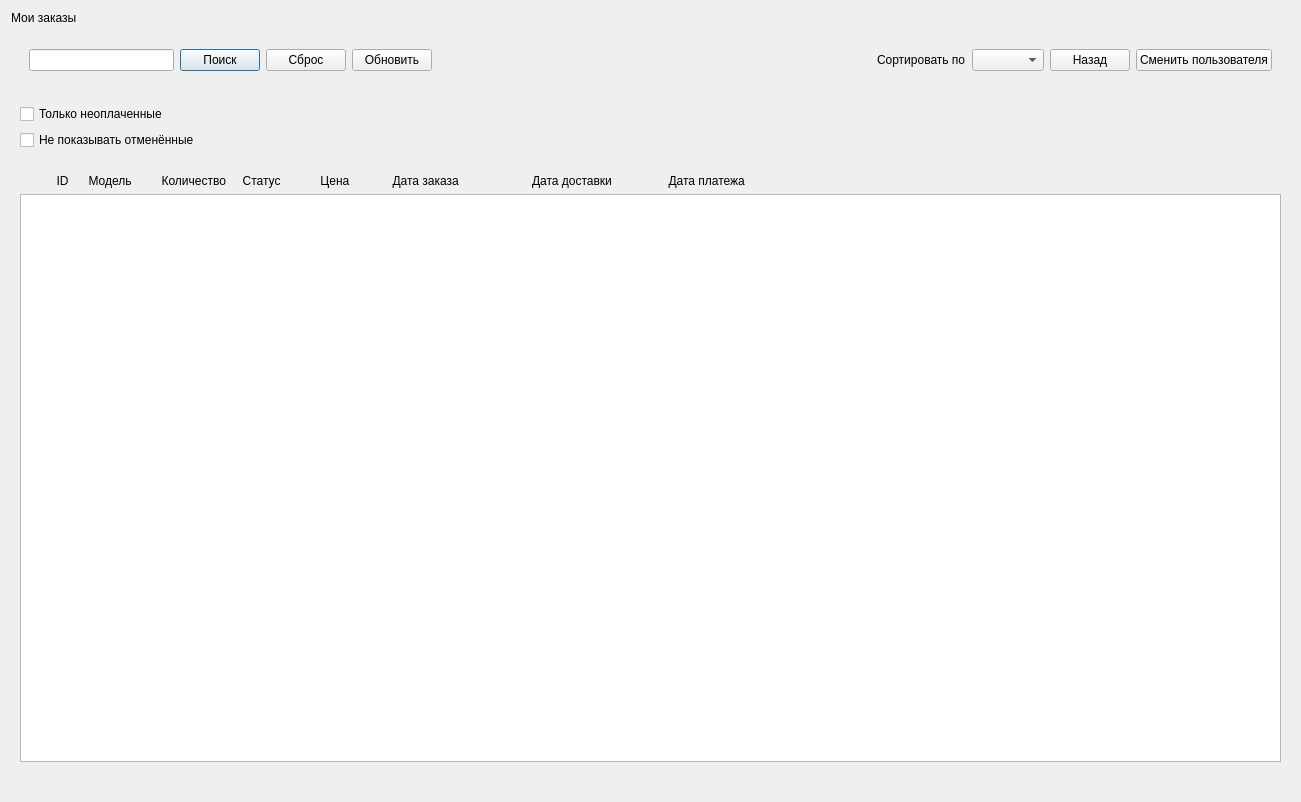
<?xml version="1.0" encoding="UTF-8"?>
<ui version="4.0">
 <class>CustomerProfile</class>
 <widget class="QDialog" name="CustomerProfile">
  <property name="geometry">
   <rect>
    <x>0</x>
    <y>0</y>
    <width>1301</width>
    <height>802</height>
   </rect>
  </property>
  <property name="windowTitle">
   <string>Dialog</string>
  </property>
  <layout class="QVBoxLayout" name="verticalLayout_3">
   <item>
    <widget class="QLabel" name="label">
     <property name="text">
      <string>Мои заказы</string>
     </property>
    </widget>
   </item>
   <item>
    <widget class="QWidget" name="widget_4" native="true">
     <layout class="QHBoxLayout" name="horizontalLayout_3">
      <item>
       <widget class="QWidget" name="widget" native="true">
        <layout class="QHBoxLayout" name="horizontalLayout">
         <item>
          <widget class="QLineEdit" name="searchLe"/>
         </item>
         <item>
          <widget class="QPushButton" name="searchBtn">
           <property name="text">
            <string>Поиск</string>
           </property>
          </widget>
         </item>
         <item>
          <widget class="QPushButton" name="clearBtn">
           <property name="text">
            <string>Сброс</string>
           </property>
          </widget>
         </item>
         <item>
          <widget class="QPushButton" name="refreshBtn">
           <property name="text">
            <string>Обновить</string>
           </property>
          </widget>
         </item>
        </layout>
       </widget>
      </item>
      <item>
       <spacer name="horizontalSpacer">
        <property name="orientation">
         <enum>Qt::Horizontal</enum>
        </property>
        <property name="sizeHint" stdset="0">
         <size>
          <width>40</width>
          <height>20</height>
         </size>
        </property>
       </spacer>
      </item>
      <item>
       <widget class="QWidget" name="widget_3" native="true">
        <layout class="QHBoxLayout" name="horizontalLayout_2">
         <item>
          <widget class="QLabel" name="label_2">
           <property name="text">
            <string>Сортировать по</string>
           </property>
          </widget>
         </item>
         <item>
          <widget class="QComboBox" name="sortBox"/>
         </item>
         <item>
          <widget class="QPushButton" name="backBtn">
           <property name="text">
            <string>Назад</string>
           </property>
          </widget>
         </item>
         <item>
          <widget class="QPushButton" name="logOutBtn">
           <property name="text">
            <string>Сменить пользователя</string>
           </property>
          </widget>
         </item>
        </layout>
       </widget>
      </item>
     </layout>
    </widget>
   </item>
   <item>
    <widget class="QWidget" name="widget_5" native="true">
     <layout class="QVBoxLayout" name="verticalLayout_2">
      <item>
       <widget class="QCheckBox" name="notPaidCb">
        <property name="text">
         <string>Только неоплаченные</string>
        </property>
       </widget>
      </item>
      <item>
       <widget class="QCheckBox" name="noCanceledCb">
        <property name="text">
         <string>Не показывать отменённые</string>
        </property>
       </widget>
      </item>
     </layout>
    </widget>
   </item>
   <item>
    <widget class="QWidget" name="widget_2" native="true">
     <layout class="QVBoxLayout" name="verticalLayout">
      <item>
       <widget class="QLabel" name="label_3">
        <property name="text">
         <string>           ID      Модель         Количество     Статус            Цена             Дата заказа                      Дата доставки                 Дата платежа</string>
        </property>
       </widget>
      </item>
      <item>
       <widget class="QListWidget" name="ordersList"/>
      </item>
      <item>
       <widget class="QLabel" name="orderCountLb">
        <property name="text">
         <string/>
        </property>
       </widget>
      </item>
     </layout>
    </widget>
   </item>
  </layout>
 </widget>
 <resources/>
 <connections/>
</ui>
